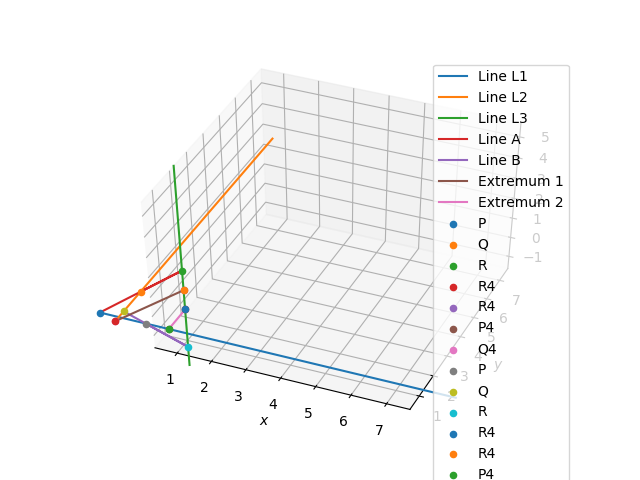

Here is the Python script that generated this plot:
from mpl_toolkits.mplot3d import Axes3D
import matplotlib.pyplot as plt
from funcs import *
import numpy as np
len=100;

#creating x,y for 3D plotting
xx, yy = np.meshgrid([10,50], range(50))
#setting up plot
fig = plt.figure()
ax = fig.add_subplot(111,projection='3d',aspect='auto')

#defining points
A = np.array([5,-1,4])
B = np.array([4,-1,3])

#defining line L : x(k) = A + k*l
A1 = np.array([-1,0,0]).reshape((3,1))
l1 = np.array([1,0,0]).reshape((3,1))

A2 = np.array([0,-1,1]).reshape((3,1))
l2 = np.array([0,1,0]).reshape((3,1))

A3 = np.array([1,1,-3]).reshape((3,1))
l3 = np.array([0,0,1]).reshape((3,1))


#generating points in line 
l1_p = line_dir_pt(l1,A1)
l2_p = line_dir_pt(l2,A2)
l3_p = line_dir_pt(l3,A3)

#Generating P,Q and R
P1=np.zeros((3,4))
Q1=np.zeros((3,4))
R1=np.zeros((3,4))
#for i in range(0,len):
#	P[1,i]=1/(i+1)
#	Q[2,i]=1
#	Q[1,i]=1/(i+2)
#	R[0,i]=1
#	R[1,i]=1
#	R[2,i]=(i+2)

P1[0,0]=-1
P1[0,1]=1/(3)
P1[0,3]=1

Q1[1,0]=0.5
Q1[1,1]=-0.5
Q1[1,2]=-1


for i in range(4):
	Q1[2,i]=1
	R1[0,i]=1
	R1[1,i]=1

R1[2,0]=2
R1[2,1]=-2
R1[2,2]=1
R1[2,3]=0





#plotting points
for i in range(2):
	ax.scatter(P1[0,i],P1[1,i],P1[2,i],'o',label="P")
	ax.scatter(Q1[0,i],Q1[1,i],Q1[2,i],'o',label="Q")
	ax.scatter(R1[0,i],R1[1,i],R1[2,i],'o',label="R")
	
	ax.scatter(R1[0,3],R1[1,3],R1[2,3],'o',label="R4")
	ax.scatter(R1[0,2],R1[1,2],R1[2,2],'o',label="R4")
	ax.scatter(P1[0,3],P1[1,3],P1[2,3],'o',label="P4")
	ax.scatter(Q1[0,2],Q1[1,2],Q1[2,2],'o',label="Q4")
	

#plotting line
plt.plot(l1_p[0,:],l1_p[1,:],l1_p[2,:],label="Line L1")
plt.plot(l2_p[0,:],l2_p[1,:],l2_p[2,:],label="Line L2")
plt.plot(l3_p[0,:],l3_p[1,:],l3_p[2,:],label="Line L3")

#plotting collinear lines
#for i in range(2):
	#plt.plot([P1[0,i],Q1[0,i],R1[0,i]],[P1[1,i],Q1[1,i],R1[1,i]],[P1[2,i],Q1[2,i],R1[2,i]],label="Given Lines")
plt.plot([P1[0,0],R1[0,0],Q1[0,0]],[P1[1,0],R1[1,0],Q1[1,0]],[P1[2,0],R1[2,0],Q1[2,0]],label="Line A")
plt.plot([P1[0,1],R1[0,1],Q1[0,1]],[P1[1,1],R1[1,1],Q1[1,1]],[P1[2,1],R1[2,1],Q1[2,1]],label="Line B")	
	
	

#plotting extremum values
plt.plot([R1[0,2],Q1[0,2]],[R1[1,2],Q1[1,2]],[R1[2,2],Q1[2,2]],label="Extremum 1")
plt.plot([P1[0,3],R1[0,3]],[P1[1,3],R1[1,3]],[P1[2,3],R1[2,3]],label="Extremum 2")



#show plot
plt.xlabel('$x$');plt.ylabel('$y$')
plt.legend(loc='best');plt.grid()
plt.show()
